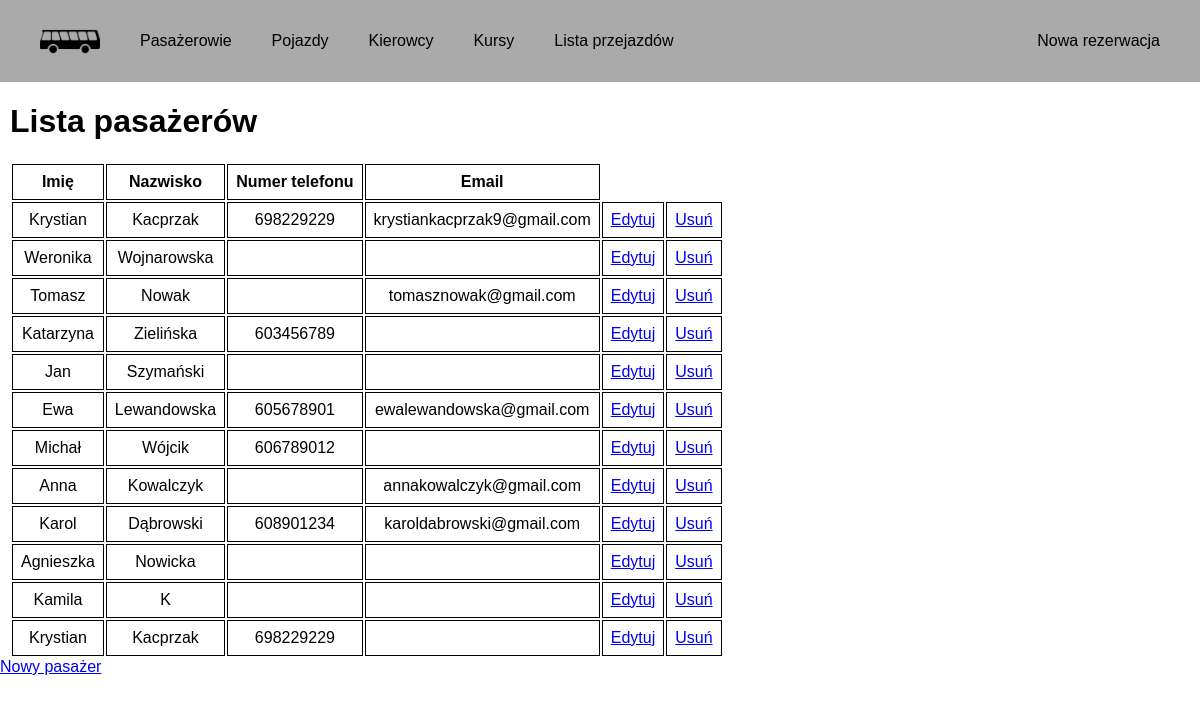
/passengers/, run on the app's committed database.
### PassengerManagement/models.py (models this page shows, shortened)
class Passenger(models.Model):
    first_name = models.CharField(max_length=50)
    last_name = models.CharField(max_length=50, blank=True)
    phone_number = models.CharField(max_length=15, blank=True)
    email = models.EmailField(blank=True)

### PassengerManagement/views.py (the view)
# urls.py: path('passengers/', views.passenger_list, name='passenger_list'),
def passenger_list(request):
    passengers = Passenger.objects.all()
    return render(request, 'passenger_management/passenger_list.html', {'passengers': passengers})

### templates/passenger_management/passenger_list.html (shortened to what this page needs)
<!DOCTYPE html>
<html lang="pl">
<head>
    {% load static %}
    <link rel="stylesheet" href="{% static 'home.css' %}">
</head>
<body>
    {% include 'partials/navbar.html' %}
    <h1>Lista pasażerów</h1>
    <table>
        <tr>
            <th>Imię</th>
            <th>Nazwisko</th>
            <th>Numer telefonu</th>
            <th>Email</th>
        </tr>
        {% for passenger in passengers %}
        <tr>
            <td>{{ passenger.first_name }}</td>
            <td>{{ passenger.last_name }}</td>
            <td>{{ passenger.phone_number }}</td>
            <td>{{ passenger.email }}</td>
            <td><a href="/passengers/edit/{{ passenger.id }}/">Edytuj</a></td>
            <td><a href="/passengers/delete/{{ passenger.id }}/" onclick="return confirm('Czy na pewno chcesz usunąć tego pasażera?')">Usuń</a></td>
        </tr>
        {% endfor %}
    </table>
<a href="/passengers/add/">Nowy pasażer</a>
</body>
</html>

### templates/partials/navbar.html (shortened to what this page needs)
<!DOCTYPE html>
<html lang="pl">
<head>
    {% load static %}
    <link rel="stylesheet" href="{% static 'home.css' %}">
</head>
<div class="navbar">
    <a href="/"><img src="{% static 'bus.png' %}" alt="Ikona autobusu" class="logo"></a>
    <a href="/passengers/">Pasażerowie</a>
    <a href="/vehicles/">Pojazdy</a>
    <a href="/drivers/">Kierowcy</a>
    <a href="/schedules/">Kursy</a>
    <a href="/trips/">Lista przejazdów</a>
    <a href="/new_reservation/" class="right">Nowa rezerwacja</a>
</div>

### static/home.css (style rules this page uses)
body { margin: 0; font-family: Arial, sans-serif; }
.navbar { background-color: #aaa; overflow: hidden; display: flex; align-items: center; padding: 10px 20px; }
.navbar a { color: black; padding: 14px 20px; text-decoration: none; text-align: center; font-family: Arial, sans-serif; }
.navbar .right { margin-left: auto; }
.logo { width: 60px; padding-top: 5px; }
h1 { margin-left: 10px; }
table { margin-left: 10px; }
th, td { border: 1px solid black; padding: 8px; text-align: center; }

### data on the page
Passenger: first_name "Krystian", last_name "Kacprzak", phone_number "698229229", email "krystiankacprzak9@gmail.com"
Passenger: first_name "Weronika", last_name "Wojnarowska"
Passenger: first_name "Tomasz", last_name "Nowak", email "tomasznowak@gmail.com"
Passenger: first_name "Katarzyna", last_name "Zielińska", phone_number "603456789"
Passenger: first_name "Jan", last_name "Szymański"
Passenger: first_name "Ewa", last_name "Lewandowska", phone_number "605678901", email "ewalewandowska@gmail.com"
Passenger: first_name "Michał", last_name "Wójcik", phone_number "606789012"
Passenger: first_name "Anna", last_name "Kowalczyk", email "annakowalczyk@gmail.com"
Passenger: first_name "Karol", last_name "Dąbrowski", phone_number "608901234", email "karoldabrowski@gmail.com"
Passenger: first_name "Agnieszka", last_name "Nowicka"
Passenger: first_name "Kamila", last_name "K"
Passenger: first_name "Krystian", last_name "Kacprzak", phone_number "698229229"
